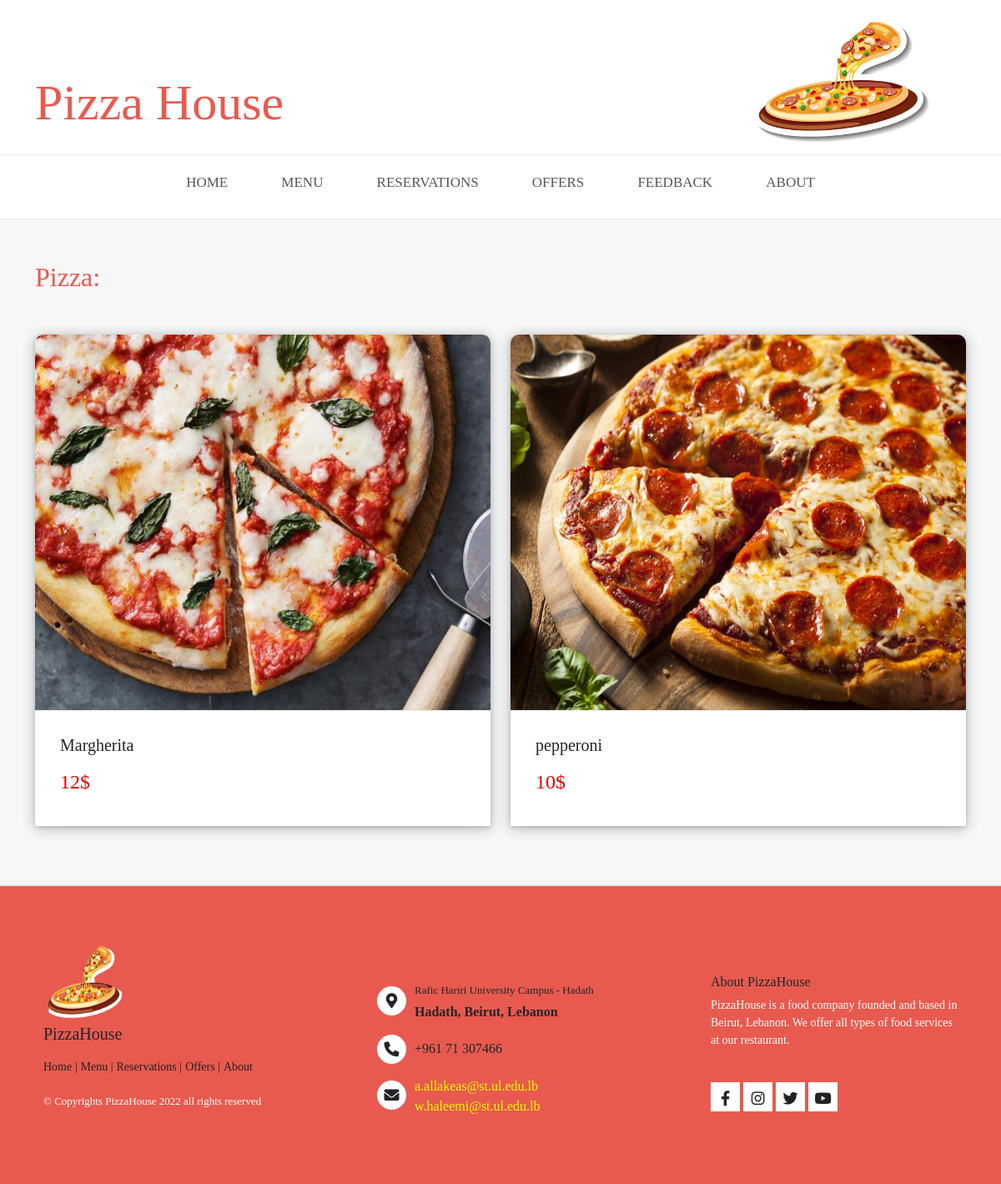
The page /menuItems.php?menuId=1 on the database its author committed.
### tables this page shows
CREATE TABLE `menu` (
  `idMenu` int(11) NOT NULL,
  `Menu_name` varchar(45) NOT NULL,
  `menu_image` text NOT NULL
);

CREATE TABLE `item` (
  `idItem` int(11) NOT NULL,
  `Item_name` varchar(45) DEFAULT NULL,
  `Item_description` varchar(45) DEFAULT NULL,
  `Item_price` int(11) DEFAULT NULL,
  `Item_image` mediumtext DEFAULT NULL,
  `Menu_idMenu` int(11) NOT NULL
);

### app/getItems.php (called while the page is built, shortened)
<?php
function getMenuItems($menuID)
{
    $connection = OpenConnection();
    $items = array();
    $query = "SELECT * FROM item where Menu_idMenu=?";
    $statement = $connection->prepare($query);
    $statement->bind_param('i', $menuID);
    $statement->execute();
    $result = $statement->get_result();
    while ($item = $result->fetch_object()) {
        array_push($items, $item);
    }
    return $items;
}
function getMenuName($id)
{
    $connection = OpenConnection();
    $query = "SELECT * FROM menu where idMenu =?";
    $statement = $connection->prepare($query);
    $statement->bind_param('i', $id);
    $statement->execute();
    $result = $statement->get_result()->fetch_object();
    return $result->Menu_name;
}

### public/menuItems.php (the view, shortened to what this page needs)
<?php
include '../app/getItems.php';
if (isset($_GET['menuId'])) {
    $id = $_GET['menuId'];
    $items = getMenuItems((int)$id);
?>
<!DOCTYPE html>
<html lang="en">
<head>
    <link rel="stylesheet" href="styles/bootstrap/css/bootstrap.min.css" />
    <link rel="stylesheet" href="styles/styles.css" />
</head>
<body>
    <header class="clearfix" id="header">
        <div class="container">
            <div class="row">
                <div class="col-lg-9">
                    <h1 id="header-title">Pizza House</h1>
                </div>
                <div class="col-lg-3">
                    <img id="header-image" src="./images/header-image.png">
                </div>
            </div>
        </div>
        <div class="nav-border"></div>
        <div class="container">
            <nav id="nav">
                <ul id="nav-list" class="sf-menu clearfix">
                    <li><a href="index.php">Home</a></li>
                    <li><a href="menu.php">Menu</a></li>
                    <li><a href="reservation.php">Reservations</a></li>
                    <li><a href="offers.php">Offers</a></li>
                    <li><a href="feedbacks.php">Feedback</a></li>
                    <li><a href="about.php">About</a></li>
                </ul>
            </nav>
        </div>
    </header>
    <div class="content-wrapper">
        <div class="container">
            <div class="row menu-item-header">
                <h2><?php echo getMenuName($id) . ':'; ?></h2>
                <?php
                foreach ($items as $item) :
                    echo ' <div class="col-sm-6">
            <div class="content">
                <div class="content-top">
                    <img class="img-fluid" src="../' . $item->Item_image . '">
                </div>
                <div class="content-bottom">
                    <a href="item.php?itemId=' . $item->idItem . '"><h5>' . $item->Item_name . '</h5></a>
                    <h4 class="item-price">' . $item->Item_price . '$</h4>
                </div>
            </div>
        </div>';
                endforeach;
            }
                ?>
            </div>
        </div>
    </div>
    <div class="section-border"></div>
    <footer>
        <div class="container-fluid">
            <div class="row">
                <div class="col-lg-4 col-md-4 col-xs-4 col-sm-4">
                    <div class="footer-content footer-left">
                        <div class="footer-content-top">
                            <img src="images/header-image_nobg.png" />
                            <h5>PizzaHouse</h5>
                        </div>
                        <div class="footer-content-bottom">
                            <ul class="footer-nav">
                                <li class="current"><a href="#">Home </a></li>
                                <li><a href="menu.php">| Menu | </a></li>
                                <li><a href="reservation.php">Reservations | </a></li>
                                <li><a href="offers.php">Offers | </a></li>
                                <li><a href="about.php">About</a></li>
                            </ul>
                        </div>
                        <div class="footer-copy">
                            <p> &copy Copyrights PizzaHouse 2022 all rights reserved</p>
                        </div>
                    </div>
                </div>
                <div class="col-lg-4 col-md-4 col-xs-4 col-sm-4">
                    <div class="footer-content footer-center">
                        <div class="footer-content-bottom">
                            <div class="footer-center-content">
                                <i class="fa-solid fa-location-dot" style="margin-top: 10px;"></i>
                                <div>
                                    <p class="location-top">Rafic Hariri University Campus - Hadath</p>
                                    <p class="location-bottom"> Hadath, Beirut, Lebanon</p>
                                </div>
                            </div>
                            <div class="footer-center-content">
                                <i class=" fa fa-phone"></i>
                                <p>+961 71 307466</p>
                            </div>
                            <div class="footer-center-content" style="margin-top: 0px;">
                                <i class=" fa fa-envelope" style="margin-top:10px"></i>
                                <p><a href="mailto:support@pizzahouse.com"
                                        style="color:  #fffb00;">a.allakeas@st.ul.edu.lb</a>
                                    <br>
                                    <a href="mailto:support@pizzahouse.com"
                                        style="color:  #fffb00;">w.haleemi@st.ul.edu.lb</a>
                                </p>
                            </div>
                        </div>
                    </div>
                </div>
                <div class="col-lg-4 col-md-4 col-xs-4 col-sm-4">
                    <div class="footer-content footer-right">
                        <div class="footer-content-top">
                            <h5>About PizzaHouse</h5>
                            <p>PizzaHouse is a food company founded and based in Beirut, Lebanon. We offer all types of
                                food services at our restaurant.</p>
                        </div>
                        <div class="footer-content-bottom">
                            <div class="footer-contact-links">
                                <ul class="social-links">
                                    <li><a href="#">
                                            <i class="fa-brands fa-facebook-f"></i>
                                        </a></li>
                                    <li><a href="#">
                                            <i class="fa-brands fa-instagram"></i>
                                        </a></li>
                                    <li><a href="#">
                                            <i class="fa-brands fa-twitter"></i>
                                        </a></li>
                                    <li><a href="#">
                                            <i class="fa-brands fa-youtube"></i>
                                        </a></li>
                                </ul>
                            </div>
                        </div>
                    </div>
                </div>
            </div>
        </div>
    </footer>
</body>
</html>

### public/styles/styles.css (style rules this page uses)
html, body { max-width: 100%; overflow-x: hidden; }
#header { margin-top: 15px; }
#header-title { font-family: "Exo 2"; position: relative; top: 30%; font-size: 3.75rem; line-height: 2; color: #e85a4f; }
#header-image { max-width: 100%; max-height: 160px; }
.nav-border { border-top: 1px solid #e4e4e4; margin-top: 10px; }
#nav { display: table; margin: 0 auto; }
#nav-list { list-style: none; margin: 0; padding: 0; }
#nav-list > li { margin: 0 10px; }
#nav-list li { display: inline-block; padding: 20px 20px; }
#nav-list li a { text-decoration: none; transition: all 0.17s ease-in-out; -moz-transition: all 0.17s ease-in-out; -webkit-transition: all 0.17s ease-in-out; -o-transition: all 0.17s ease-in-out; color: #555555; font-weight: normal; font-size: 17px; text-transform: uppercase; outline: 0; font-family: "Roboto"; }
.section-border { border: 1px solid #e4e4e4; }
.content-wrapper { padding-top: 50px; background-color: rgb(247, 247, 247); }
.content { margin-bottom: 70px; -webkit-box-shadow: 0px 0px 20px 0px #dddddd82; box-shadow: rgba(14, 30, 37, 0.12) 0px 2px 4px 0px, rgba(14, 30, 37, 0.32) 0px 2px 16px 0px; border-radius: 10px 10px 0px 0px; overflow: hidden; background-color: #fff; font-family: "Poppins"; }
.content img, .content-no-padding img { width: 100%; box-shadow: 0px 0px 1px 0px #00000082; height: 450px; }
.content-bottom { padding: 30px; }
.content-bottom a { text-decoration: none; color: inherit; font-family: inherit; }
.item-price { padding-top: 10px; color: rgb(228, 0, 0); }
footer { overflow: hidden; background-color: #e85a4f; padding-top: 25px; padding-bottom: 25px; }
footer h5 { font-family: "Poppins"; }
.footer-content { padding: 40px; }
.footer-content-top img { width: 100px; height: 100px; }
.footer-nav { padding: 0; margin: 0px; list-style-type: none; }
.footer-nav li { display: inline-block; }
.footer-nav li a { text-decoration: none; font-family: "Poppins"; padding: 4px 0 4px 0; font-size: 14px; }
.footer-content-bottom { margin-top: 15px; font-family: "Poppins"; }
.footer-content-bottom a { text-decoration: none; color: #222222; padding-bottom: 10px; }
.footer-copy { font-family: "Poppins"; color: #fff; margin-top: 20px; font-size: 13px; }
.footer-contact-links { margin-top: 40px; }
.footer-contact-links ul { list-style-type: none; padding: 0; }
.footer-contact-links ul li { display: inline-block; }
.footer-contact-links ul li a { display: block; width: 35px; height: 35px; line-height: 39px; text-align: center; font-size: 18px; background-color: #fff; }
.footer-center, .footer-right { margin-top: 30px; }
.footer-center, .footer-right, .footer-left { font-family: "Poppins"; }
.footer-center-content { display: flex; margin-top: 15px; }
.footer-center-content p { margin-top: 5px; }
.footer-center-content i { margin-right: 10px; width: 35px; height: 35px; line-height: 35px; border-radius: 50%; text-align: center; font-size: 18px; background-color: #fff; }
.location-top { font-size: 13px; margin: 0px; }
.location-bottom { margin: 0px; font-weight: 700; }
.footer-right h5 { font-size: 16px; margin-top: 10px; }
.footer-right p { font-size: 14px; margin-top: 5px; color: #fff; }
.menu-item-header h2 { font-family: "Poppins"; margin-bottom: 50px; color: #e85a4f; }

### rows shown on the page
menu: Menu_name "Pizza"
item: shows a picture, Item_name "Margherita", Item_price "12"
item: shows a picture, Item_name "pepperoni", Item_price "10"
